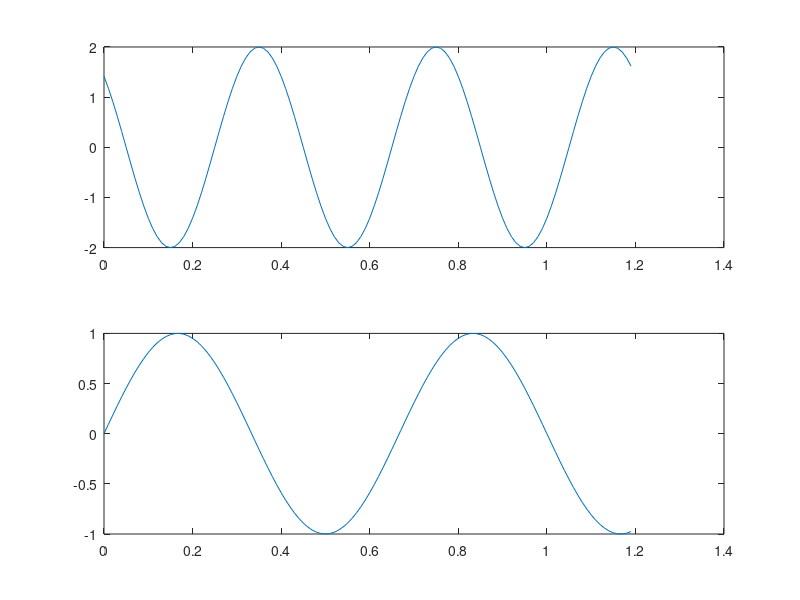

The MATLAB script that drew this image:
T=2/5;
t=0:0.01:3*T-0.01;
x=2*cos(5*pi*t+pi/4);
subplot(2,1,1)
plot(t,x)
T1=2/3;
t1=0:0.01:3*T-0.01;
y=sin(3*pi*t1);
subplot(2,1,2)
plot(t1,y)
